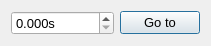
<?xml version="1.0" encoding="UTF-8"?>
<ui version="4.0">
 <class>GoToLatencyDialClass</class>
 <widget class="QDialog" name="GoToLatencyDialClass">
  <property name="geometry">
   <rect>
    <x>0</x>
    <y>0</y>
    <width>156</width>
    <height>44</height>
   </rect>
  </property>
  <property name="minimumSize">
   <size>
    <width>0</width>
    <height>0</height>
   </size>
  </property>
  <property name="maximumSize">
   <size>
    <width>156</width>
    <height>78</height>
   </size>
  </property>
  <property name="font">
   <font>
    <family>Arial</family>
    <pointsize>10</pointsize>
   </font>
  </property>
  <property name="windowTitle">
   <string>Go to latency...</string>
  </property>
  <property name="windowIcon">
   <iconset resource="../../../resources/AnyWave.qrc">
    <normaloff>:/images/AnyWave_logo.jpg</normaloff>:/images/AnyWave_logo.jpg</iconset>
  </property>
  <layout class="QGridLayout" name="gridLayout">
   <item row="0" column="0">
    <layout class="QHBoxLayout" name="horizontalLayout">
     <item>
      <widget class="QDoubleSpinBox" name="spinBoxLatency">
       <property name="suffix">
        <string>s</string>
       </property>
       <property name="decimals">
        <number>3</number>
       </property>
       <property name="maximum">
        <double>999999999.000000000000000</double>
       </property>
      </widget>
     </item>
     <item>
      <widget class="QPushButton" name="pushButton">
       <property name="text">
        <string>Go to</string>
       </property>
      </widget>
     </item>
     <item>
      <spacer name="horizontalSpacer">
       <property name="orientation">
        <enum>Qt::Horizontal</enum>
       </property>
       <property name="sizeHint" stdset="0">
        <size>
         <width>40</width>
         <height>20</height>
        </size>
       </property>
      </spacer>
     </item>
    </layout>
   </item>
  </layout>
 </widget>
 <layoutdefault spacing="6" margin="11"/>
 <resources>
  <include location="../../../resources/AnyWave.qrc"/>
 </resources>
 <connections>
  <connection>
   <sender>pushButton</sender>
   <signal>clicked()</signal>
   <receiver>GoToLatencyDialClass</receiver>
   <slot>accept()</slot>
   <hints>
    <hint type="sourcelabel">
     <x>103</x>
     <y>14</y>
    </hint>
    <hint type="destinationlabel">
     <x>149</x>
     <y>31</y>
    </hint>
   </hints>
  </connection>
 </connections>
 <slots>
  <slot>apply()</slot>
 </slots>
</ui>
